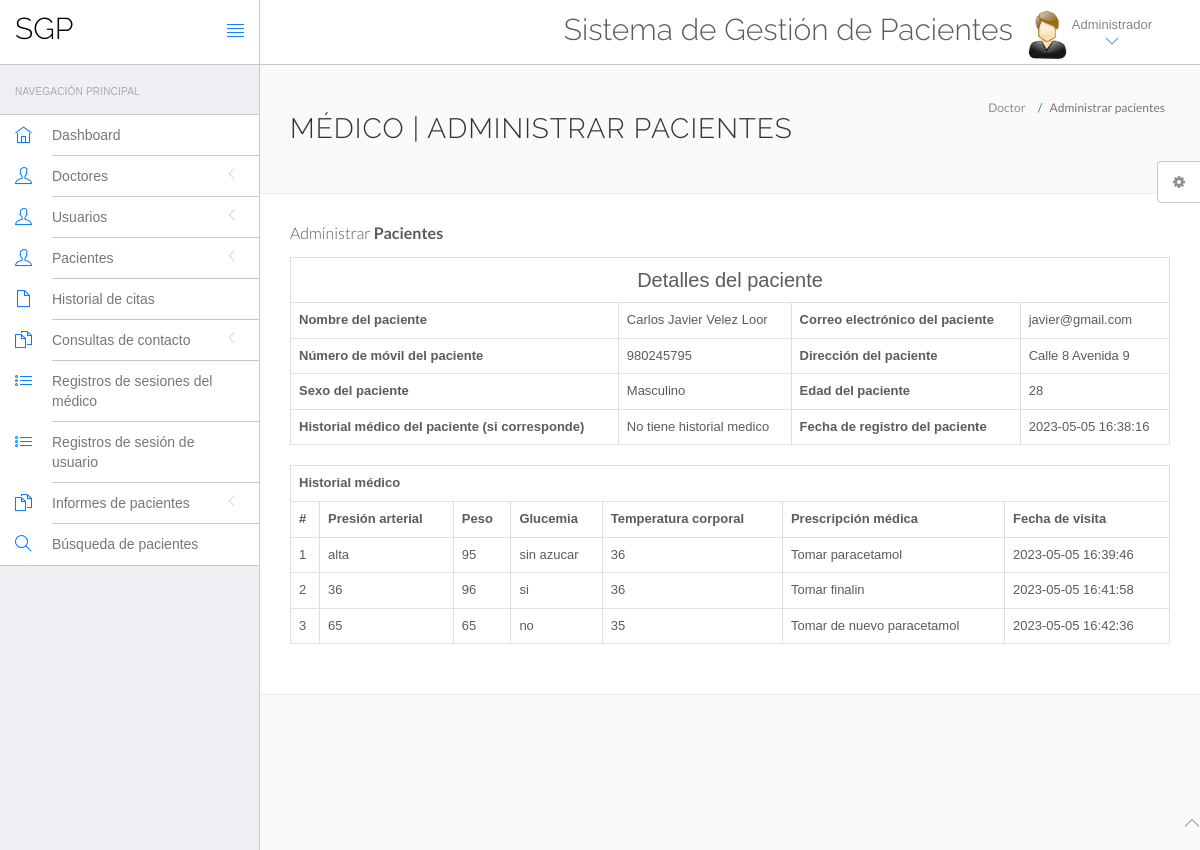
Page /hms/admin/view-patient.php?viewid=7 (signed in) on the committed database.
### tables this page shows
CREATE TABLE `tblpatient` (
  `ID` int(10) NOT NULL,
  `Docid` int(10) DEFAULT NULL,
  `PatientName` varchar(200) DEFAULT NULL,
  `PatientContno` bigint(10) DEFAULT NULL,
  `PatientEmail` varchar(200) DEFAULT NULL,
  `PatientGender` varchar(50) DEFAULT NULL,
  `PatientAdd` mediumtext DEFAULT NULL,
  `PatientAge` int(10) DEFAULT NULL,
  `PatientMedhis` mediumtext DEFAULT NULL,
  `CreationDate` timestamp NULL DEFAULT current_timestamp(),
  `UpdationDate` timestamp NULL DEFAULT NULL ON UPDATE current_timestamp()
);

CREATE TABLE `tblmedicalhistory` (
  `ID` int(10) NOT NULL,
  `PatientID` int(10) DEFAULT NULL,
  `BloodPressure` varchar(200) DEFAULT NULL,
  `BloodSugar` varchar(200) NOT NULL,
  `Weight` varchar(100) DEFAULT NULL,
  `Temperature` varchar(200) DEFAULT NULL,
  `MedicalPres` mediumtext DEFAULT NULL,
  `CreationDate` timestamp NOT NULL DEFAULT current_timestamp() ON UPDATE current_timestamp()
);

### hms/admin/view-patient.php (the view, shortened to what this page needs)
<?php
include('include/config.php');
?>
<!DOCTYPE html>
<html lang="en">
<head>
    <link rel="stylesheet" href="vendor/bootstrap/css/bootstrap.min.css">
    <link rel="stylesheet" href="vendor/fontawesome/css/font-awesome.min.css">
    <link rel="stylesheet" href="vendor/themify-icons/themify-icons.min.css">
    <link href="vendor/animate.css/animate.min.css" rel="stylesheet" media="screen">
    <link href="vendor/perfect-scrollbar/perfect-scrollbar.min.css" rel="stylesheet" media="screen">
    <link href="vendor/switchery/switchery.min.css" rel="stylesheet" media="screen">
    <link href="vendor/bootstrap-touchspin/jquery.bootstrap-touchspin.min.css" rel="stylesheet" media="screen">
    <link href="vendor/select2/select2.min.css" rel="stylesheet" media="screen">
    <link href="vendor/bootstrap-datepicker/bootstrap-datepicker3.standalone.min.css" rel="stylesheet" media="screen">
    <link href="vendor/bootstrap-timepicker/bootstrap-timepicker.min.css" rel="stylesheet" media="screen">
    <link rel="stylesheet" href="assets/css/styles.css">
    <link rel="stylesheet" href="assets/css/plugins.css">
    <link rel="stylesheet" href="assets/css/themes/theme-1.css" id="skin_color" />
</head>
<body>
    <div id="app">
        <?php include('include/sidebar.php');?>
        <div class="app-content">
            <?php include('include/header.php');?>
            <div class="main-content">
                <div class="wrap-content container" id="container">
                    <section id="page-title">
                        <div class="row">
                            <div class="col-sm-8">
                                <h1 class="mainTitle">Médico | Administrar pacientes</h1>
                            </div>
                            <ol class="breadcrumb">
                                <li>
                                    <span>Doctor</span>
                                </li>
                                <li class="active">
                                    <span>Administrar pacientes</span>
                                </li>
                            </ol>
                        </div>
                    </section>
                    <div class="container-fluid container-fullw bg-white">
                        <div class="row">
                            <div class="col-md-12">
                                <h5 class="over-title margin-bottom-15">Administrar <span
                                        class="text-bold">Pacientes</span>
                                </h5>
                                <?php
                               $vid=$_GET['viewid'];
                               $ret=mysqli_query($con,"select * from tblpatient where ID='$vid'");
$cnt=1;
while ($row=mysqli_fetch_array($ret)) {
                               ?>
                                <table border="1" class="table table-bordered">
                                    <tr align="center">
                                        <td colspan="4" style="font-size:20px;color:blue">
                                            Detalles del paciente</td>
                                    </tr>
                                    <tr>
                                        <th scope>Nombre del paciente</th>
                                        <td><?php  echo $row['PatientName'];?></td>
                                        <th scope>Correo electrónico del paciente</th>
                                        <td><?php  echo $row['PatientEmail'];?></td>
                                    </tr>
                                    <tr>
                                        <th scope>Número de móvil del paciente</th>
                                        <td><?php  echo $row['PatientContno'];?></td>
                                        <th>Dirección del paciente</th>
                                        <td><?php  echo $row['PatientAdd'];?></td>
                                    </tr>
                                    <tr>
                                        <th>Sexo del paciente</th>
                                        <td><?php  echo $row['PatientGender'];?></td>
                                        <th>Edad del paciente</th>
                                        <td><?php  echo $row['PatientAge'];?></td>
                                    </tr>
                                    <tr>
                                        <th>Historial médico del paciente (si corresponde)</th>
                                        <td><?php  echo $row['PatientMedhis'];?></td>
                                        <th>Fecha de registro del paciente</th>
                                        <td><?php  echo $row['CreationDate'];?></td>
                                    </tr>
                                    <?php }?>
                                </table>
                                <?php
$ret=mysqli_query($con,"select * from tblmedicalhistory  where PatientID='$vid'");
 ?>
                                <table id="datatable" class="table table-bordered dt-responsive nowrap"
                                    style="border-collapse: collapse; border-spacing: 0; width: 100%;">
                                    <tr align="center">
                                        <th colspan="8">Historial médico</th>
                                    </tr>
                                    <tr>
                                        <th>#</th>
                                        <th>Presión arterial</th>
                                        <th>Peso</th>
                                        <th>Glucemia</th>
                                        <th>Temperatura corporal</th>
                                        <th>Prescripción médica</th>
                                        <th>Fecha de visita</th>
                                    </tr>
                                    <?php
while ($row=mysqli_fetch_array($ret)) {
  ?>
                                    <tr>
                                        <td><?php echo $cnt;?></td>
                                        <td><?php  echo $row['BloodPressure'];?></td>
                                        <td><?php  echo $row['Weight'];?></td>
                                        <td><?php  echo $row['BloodSugar'];?></td>
                                        <td><?php  echo $row['Temperature'];?></td>
                                        <td><?php  echo $row['MedicalPres'];?></td>
                                        <td><?php  echo $row['CreationDate'];?></td>
                                    </tr>
                                    <?php $cnt=$cnt+1;} ?>
                                </table>
                            </div>
                        </div>
                    </div>
                </div>
            </div>
        </div>
    </div>
    <?php include('include/footer.php');?>
    <?php include('include/setting.php');?>
</body>
</html>

### hms/admin/assets/css/themes/theme-1.css (style rules this page uses)
body { background: #FAFAFA; }

### rows in the picture
tblpatient: PatientName "Carlos Javier Velez Loor", PatientEmail "javier@gmail.com", PatientContno "980245795", PatientAdd "Calle 8 Avenida 9", PatientGender "Masculino", PatientAge "28", PatientMedhis "No tiene historial medico", CreationDate "2023-05-05 16:38:16"
tblmedicalhistory: BloodPressure "alta", Weight "95", BloodSugar "sin azucar", Temperature "36", MedicalPres "Tomar paracetamol", CreationDate "2023-05-05 16:39:46"
tblmedicalhistory: BloodPressure "36", Weight "96", BloodSugar "si", Temperature "36", MedicalPres "Tomar finalin", CreationDate "2023-05-05 16:41:58"
tblmedicalhistory: BloodPressure "65", Weight "65", BloodSugar "no", Temperature "35", MedicalPres "Tomar de nuevo paracetamol", CreationDate "2023-05-05 16:42:36"
